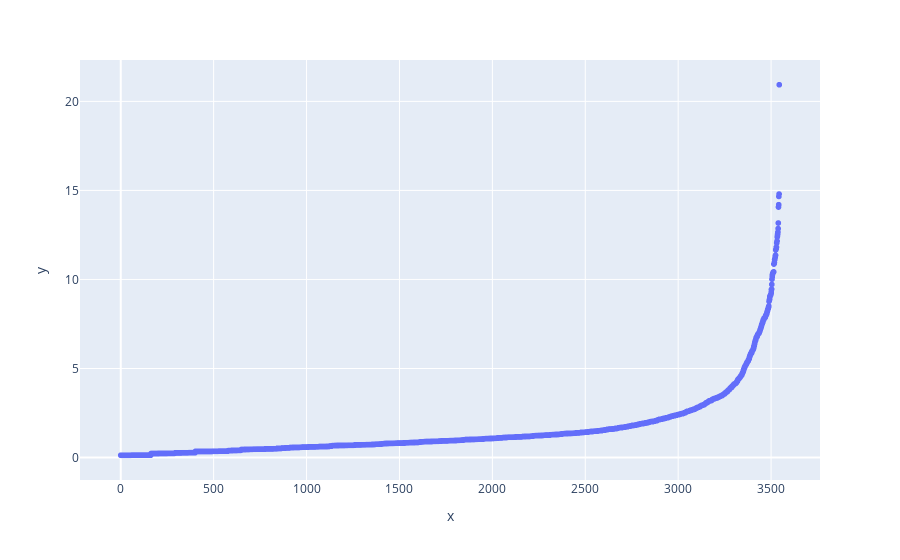

Notebook code for this chart:
### Code cell
px.scatter(x=data_distance.index[:3545], 
           y=data_distance.sort_values('min_distance')['min_distance'][:3545]).show()

### Figure 1 — Plotly figure (JSON) as saved in the notebook; plotly's stock layout.template omitted (floating-point values rounded to 4 significant figures; data arrays with more than 128 entries replaced by an {"elided": "..."} marker saying what was removed)
{"data": [{"hovertemplate": "x=%{x}<br>y=%{y}<extra></extra>", "legendgroup": "", "marker": {"color": "#636efa", "symbol": "circle"}, "mode": "markers", "name": "", "showlegend": false, "type": "scattergl", "x": {"elided": "3545 int values"}, "xaxis": "x", "y": {"elided": "3545 float values"}, "yaxis": "y"}], "layout": {"legend": {"tracegroupgap": 0}, "margin": {"t": 60}, "xaxis": {"anchor": "y", "domain": [0, 1], "title": {"text": "x"}}, "yaxis": {"anchor": "x", "domain": [0, 1], "title": {"text": "y"}}}}
